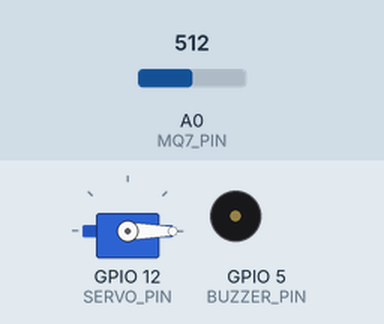
This sketch was run on a simulated ESP8266 (NodeMCU). Parts: servo, buzzer (waves = sounding, pin HIGH). Inputs (shaded band) come from the test bench; at power-on: A0 (MQ7_PIN) = 512. WiFi joins after 1.5 s; servers stay silent unless stated; the Firebase database answers and starts empty; what the sketch prints to the serial monitor is not drawn.

Above: at 0.1 s.
At 2.0 s:
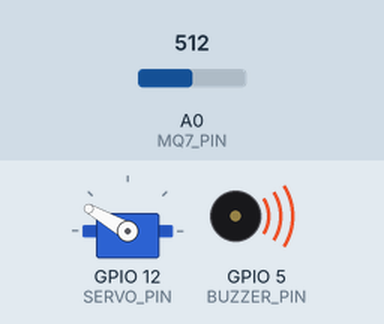
Timing chart, 0 to 3.5 s (numbered marks = the images above):
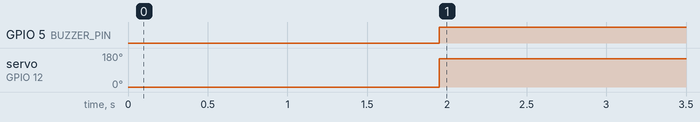

Measured:
- by itself, GPIO 5 (BUZZER_PIN): LOW → HIGH at 2.0 s
- by itself, servo on GPIO 12 (SERVO_PIN): 0° → 150° at 2.0 s

The sketch:

Ailert-esp.ino
```cpp
#include <ESP8266WiFi.h>
#include <FirebaseESP8266.h>
#include <Servo.h>

#define WIFI_SSID "Test"
#define WIFI_PASSWORD ""
#define FIREBASE_HOST "xxxxxxxxxxxxxxxxxxxxxxxxxxxxxxxxxx"
#define FIREBASE_AUTH "xxxxxxxxxxxxxxxxxxxxxxxxxxxxxxxxxx"

#define MQ7_PIN A0
#define BUZZER_PIN 5  // D1
#define SERVO_PIN 12  // D6 (GPIO 12)

FirebaseData fbdo;
FirebaseAuth auth;
FirebaseConfig config;
Servo windowServo;

void setup() {
  Serial.begin(115200); //
  pinMode(BUZZER_PIN, OUTPUT);
  windowServo.attach(SERVO_PIN);
  windowServo.write(0); // Start at 0 (Closed)

  WiFi.begin(WIFI_SSID, WIFI_PASSWORD);
  while (WiFi.status() != WL_CONNECTED) { delay(500); Serial.print("."); }

  config.host = FIREBASE_HOST;
  config.signer.tokens.legacy_token = FIREBASE_AUTH;
  Firebase.begin(&config, &auth);
}

void loop() {
  int ppm = map(analogRead(MQ7_PIN), 0, 1023, 0, 100);
  Firebase.setInt(fbdo, "/current_ppm", ppm);

  int threshold = 50;
  if (Firebase.getInt(fbdo, "/trigger_threshold")) threshold = fbdo.intData();

  String cmd = "none";
  if (Firebase.getString(fbdo, "/manual_control")) cmd = fbdo.stringData();

  // Safety Logic with 150 Degree Angle
  if (ppm >= threshold) {
    digitalWrite(BUZZER_PIN, HIGH);
    windowServo.write(150); // UPDATED: 150 degrees for safety
    Serial.printf("ALERT! Moving to 150 deg. PPM: %d\n", ppm);
  } else {
    digitalWrite(BUZZER_PIN, LOW);
    if (cmd == "down") {
        windowServo.write(150); // UPDATED: 150 degrees for manual down
        Serial.println("Manual: 150 deg");
    }
    else if (cmd == "up") {
        windowServo.write(0);
        Serial.println("Manual: 0 deg");
    }
  }
  delay(2000);
}
```
